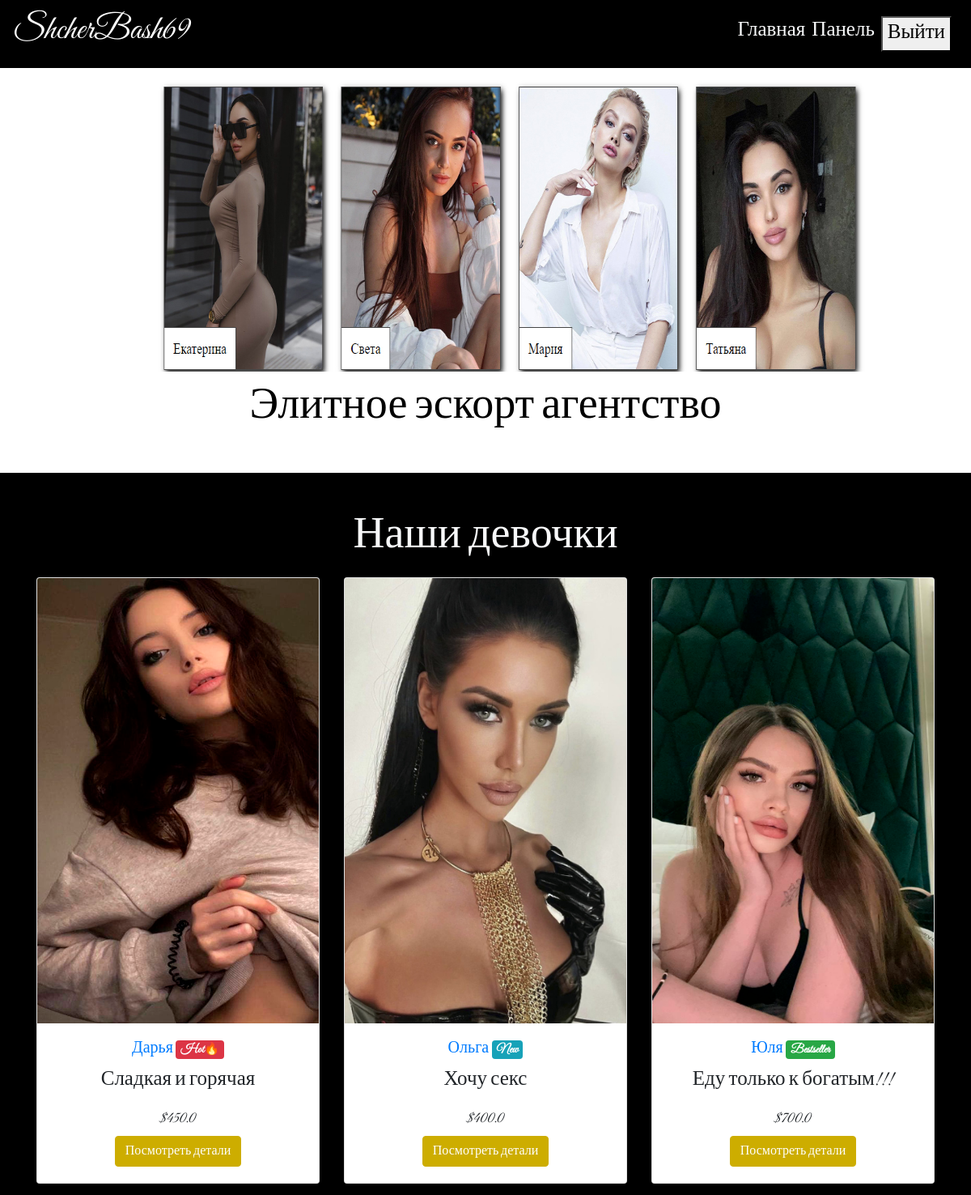
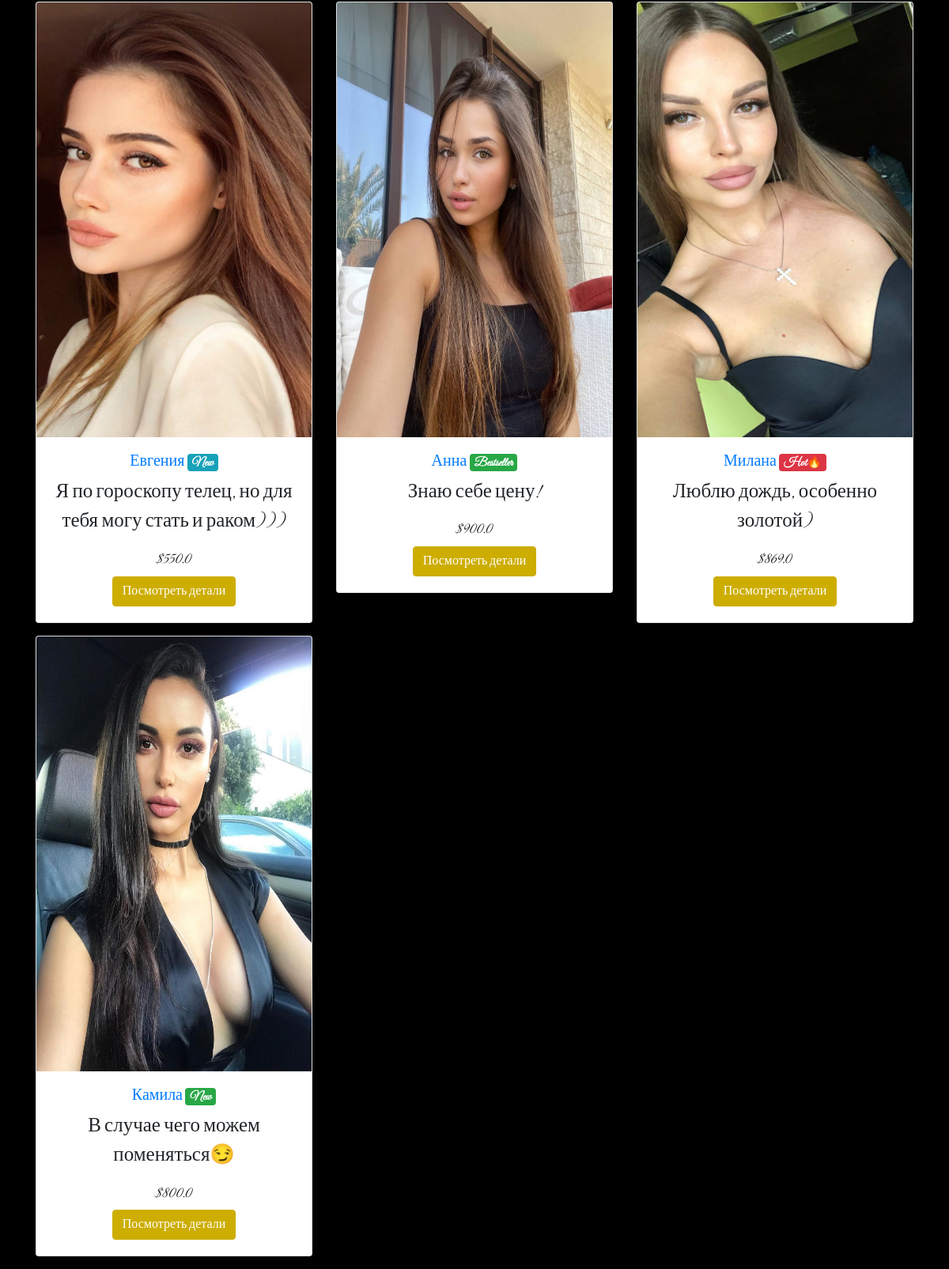
The page / (signed in) on the database its author committed (2 pictures, top to bottom).
### main/models.py (models this page shows, shortened)
class Item(models.Model):
    LABELS = (
        ('Bestseller', 'Bestseller'),
        ('New', 'New'),
        ('Hot🔥', 'Hot🔥'),
    )
    LABEL_COLOUR = (
        ('danger', 'danger'),
        ('success', 'success'),
        ('primary', 'primary'),
        ('info', 'info'),
        ('warning', 'warning'),
    )
    title = models.CharField(max_length=150)
    description = models.CharField(max_length=250,blank=True)
    price = models.FloatField()
    age = models.IntegerField(default=0)
    weight = models.IntegerField(default=0)
    boobs = models.IntegerField(default=0)
    height = models.IntegerField(default=0)
    education = models.CharField(max_length=250, blank=True)
    hobbies = models.CharField(max_length=250, blank=True)
    image = models.ImageField(default='default.png', upload_to='images/')
    labels = models.CharField(max_length=25, choices=LABELS, blank=True)
    label_colour = models.CharField(max_length=15, choices=LABEL_COLOUR, blank=True)
    slug = models.SlugField(default="girl")
    created_by = models.ForeignKey(User, on_delete=models.CASCADE)

### main/views.py (the view)
# urls.py: path('', MenuListView.as_view(), name='home'),
class MenuListView(ListView):
    model = Item
    template_name = 'main/home.html'
    context_object_name = 'menu_items'

### main/templatetags/get_group.py (called while the page is built)
@register.filter(name='has_group')
def has_group(user, group_name):
    return user.groups.filter(name=group_name).exists()

### main/templates/main/home.html (shortened to what this page needs)
{% extends "main/layout.html" %}
{% block content %}
  <div class="home bg-danger">
    <div id="carouselExampleCaptions" class="carousel slide mb-5" data-ride="carousel" style="height: 500px;">
        <ol class="carousel-indicators">
          <li data-target="#carouselExampleCaptions" data-slide-to="0" class="active"></li>
          <li data-target="#carouselExampleCaptions" data-slide-to="1"></li>
          <li data-target="#carouselExampleCaptions" data-slide-to="2"></li>
        </ol>
        <div class="carousel-inner">
          <div class="carousel-item active">
            <img src="../media/1.jpg" class="d-block w-100" alt="zh1" height="500px">
            <div class="carousel-caption d-none d-md-block text-dark">
              <h1 style="color: black;">Элитное эскорт агентство</h1>
            </div>
          </div>
        </div>
        <a class="carousel-control-prev" href="#carouselExampleCaptions" role="button" data-slide="prev">
          <span class="carousel-control-prev-icon" aria-hidden="true"></span>
        </a>
        <a class="carousel-control-next" href="#carouselExampleCaptions" role="button" data-slide="next">
          <span class="carousel-control-next-icon" aria-hidden="true"></span>
        </a>
    </div>
    <div class="container">
      <h1 class="text-center text-light mb-3">Наши девочки</h1>
      <div class="row">
        {% for item in menu_items %}
            <div class="col-sm-4">
                <div class="card mb-3" style="height: fit-content; overflow: auto;">
                  <img src="{{ item.image.url }}" style="height: 550px;">
                    <div class="card-body text-center">
                      <h5 class="text-center"><a href="{% url 'main:dishes' item.slug %}">{{ item.title }} </a><span class="badge badge-{{ item.label_colour }}">{{ item.labels }}</span></h5>
                      <p class="text-center">{{ item.description }}</p>
                      <h5 class="text-center">${{ item.price }}</h5>
                      <a href="{% url 'main:dishes' item.slug %}" class="btn btn-success">Посмотреть детали</a>
                    </div>
                </div>
            </div>
        {% endfor %}
      </div>
    </div>
  </div>
{% endblock content %}

### main/static/main/aa.css (style rules this page uses)
.bg-danger { background-color: #000000 !important; }
body { font-family: 'Great Vibes', cursive; }

### main/templates/main/layout.html (style rules this page uses)
body { font-family: 'Great Vibes', cursive; font-size: 25px; }
h1 { font-size: 54px; }
p { font-size: 25px; }
.btn-success { background-color: #CDAD00; border-color: #CDAD00; }

### rows shown on the page
Item: image (picture), title "Дарья", labels "Hot🔥", description "Сладкая и горячая", price "450.0"
Item: image (picture), title "Ольга", labels "New", description "Хочу секс", price "400.0"
Item: image (picture), title "Юля", labels "Bestseller", description "Еду только к богатым!!!", price "700.0"
Item: image (picture), title "Евгения", labels "New", description "Я по гороскопу телец, но для тебя могу стать и раком)))", price "550.0"
Item: image (picture), title "Анна", labels "Bestseller", description "Знаю себе цену!", price "900.0"
Item: image (picture), title "Милана", labels "Hot🔥", description "Люблю дождь, особенно золотой)", price "869.0"
Item: image (picture), title "Камила", labels "New", description "В случае чего можем поменяться😏", price "800.0"
